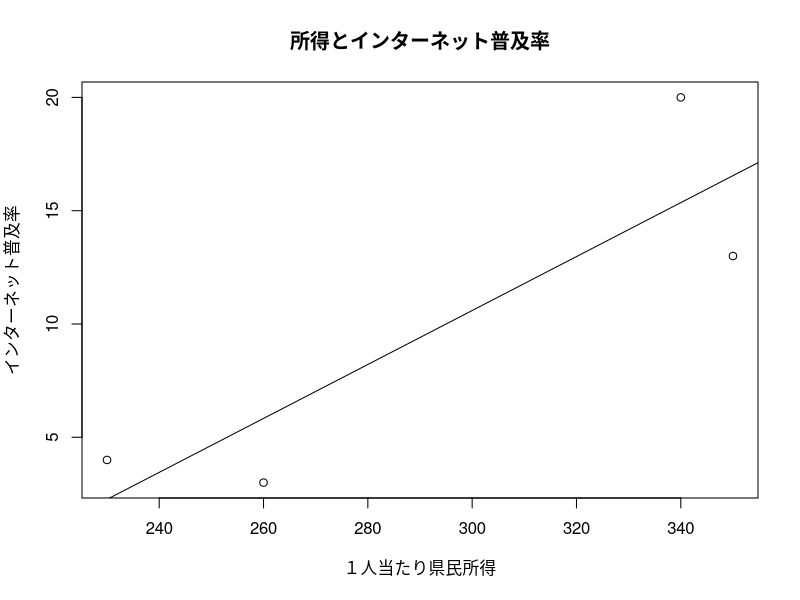

Recreate this plot in R.
data1 <- read.table("kq0303.csv",header = TRUE, sep =",")
data1
plot(data1$Xa, data1$Y,xlab="１人当たり県民所得",ylab="インターネット普及率",main="所得とインターネット普及率")
fm <- lm(Y ~ Xa, data = data1)
abline(fm)
summary(fm)
